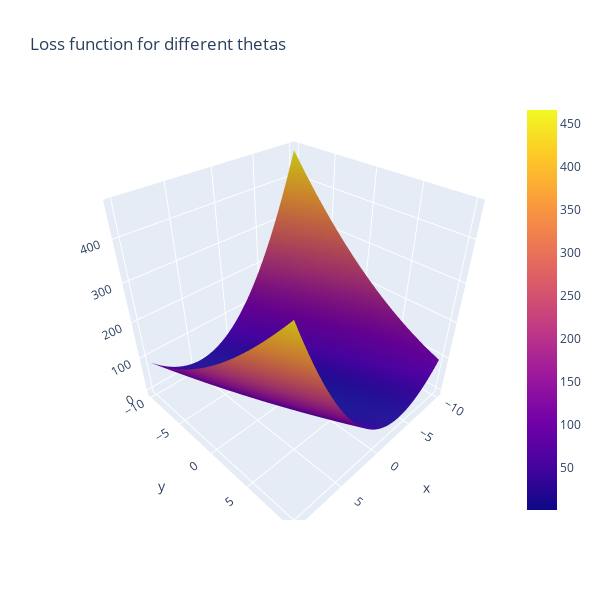

This figure's notebook cell:
### Code cell
#Let's look at the new loss path on the function. It should start much closer to the goal

line_marker = dict(color='#101010', width=2)
fig = go.Figure()
fig.add_surface(x=theta1_vals, y=theta0_vals, z=J_vals)
fig.add_scatter3d(x=theta1_history1, y=theta0_history1, z=J_history1, line=line_marker, name='')
#The below line adds a graph of just the loss over iterations in a 2D plane
plt.plot(theta0_history1, theta1_history1, 'r+');
fig.update_layout(title='Loss function for different thetas', autosize=True,
                  width=600, height=600, xaxis_title='theta0', 
                 yaxis_title='theta1')
fig.show()
